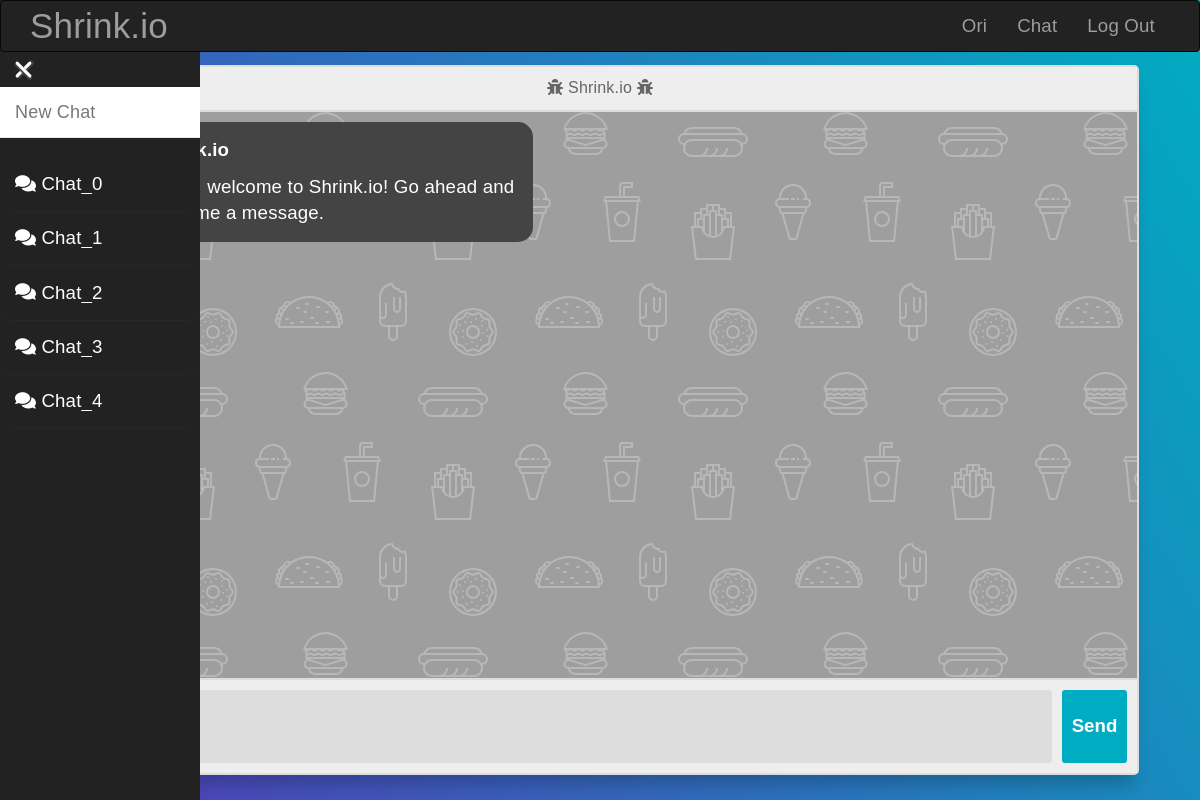
The page /chat (signed in) on the database its author committed.
### website/models.py (models this page shows, shortened)
class User(UserMixin, db.Model):
    __tablename__ = "users"
    id = db.Column(db.Integer, primary_key=True)
    username = db.Column(db.String(64), index=True)
    name = db.Column(db.String(64))
    lastname = db.Column(db.String(64))
    image_data = db.Column(db.LargeBinary, nullable=True)
    image_filename = db.Column(db.String(20), nullable=True, default="/static/image/default.png")
    password_hash = db.Column(db.String(128))
    otp_secret = db.Column(db.String(16))
    chats = db.relationship("Chat", backref=db.backref("chats", lazy=True)) # Creating a relationship with the User model
    @property
    def password(self):
        raise AttributeError("password is not a readable attribute")

class Chat(UserMixin, db.Model):
    __tablename__ = "chats"
    id = db.Column(db.Integer, primary_key=True)
    __name = db.Column(db.String(20), nullable=False)
    chat_json = db.Column(db.Text, nullable=False)
    user_id = db.Column(db.Integer, db.ForeignKey("users.id"))
    @property
    def chat(self):
        return loads(self.chat_json) if self.chat_json else []
    @property
    def name(self):
        return self.__name

### website/views.py (the view)
@views.route("/chat")
def chat():
    from .forms import ChatEdit
    if current_user.is_authenticated == False:
        return render_template("404.html", err_msg="Access Denied, Please Login First."), 404
    user = User.query.filter_by(username=current_user.username).first()
    if user is None:
        return redirect(url_for("views.index"))
    chat_name_form = ChatEdit()
    return render_template("chat.html", user=user, chat_data=-1, chat_id=-1, name_form=chat_name_form)

### website/forms.py
class ChatEdit(FlaskForm):
    name = StringField("Name", validators=[Length(1, 20)])

### website/__init__.py (called while the page is built)
def create_app():
    app = Flask(__name__)
    app.static_folder = "static"
    app.config.from_object("config")
    Bootstrap(app)
    db.init_app(app)
    login_manager = LoginManager()
    login_manager.login_view = "auth.login"
    login_manager.init_app(app)
    from .models import User
    create_database(app)
    @login_manager.user_loader
    def load_user(user_id):
        return User.query.get(int(user_id))
    app.register_error_handler(404, page_not_found)
    from .auth import auth as auth_blueprint
    app.register_blueprint(auth_blueprint)
    from .views import views as views_blueprint
    app.register_blueprint(views_blueprint)
    return app

### website/templates/chat.html (shortened to what this page needs)
{% extends "base.html" %}
{% import "bootstrap/wtf.html" as wtf %}
{% block page_content %}
<head>
  <link rel="stylesheet" href="{{ url_for('static', filename='styles/chat.css') }}">
</head>
{% with previous_chats=user.chats, name_form=name_form %}
  {% include "chat_side_navbar.html" %}
{% endwith %}
<div class="container body" style="padding-top:3vw;width: calc(100% - 1%); padding-top:30pt;">
      <section class="msger">
        <header class="msger-header">
          <div class="msger-header-title">
              <i class="fas fa-bug"></i> Shrink.io <i class="fas fa-bug"></i>
      </div>
    </header>
    <main class="msger-chat">
      {% if chat_data == -1  %}
      <div class="msg left-msg">
        <div class="msg-bubble">
          <div class="msg-info">
            <div class="msg-info-name">Shrink.io</div>
          </div>
          <div class="msg-text">
            Hi {{ user.name.title() }}, welcome to Shrink.io! Go ahead and send me a message.
          </div>
        </div>
      </div>
      {% endif %}
    </main>
    <form class="msger-inputarea">
        <textarea id="w3review" class="msger-input" id="textInput" name="w3review" rows="2" cols="20"></textarea>
      <button type="submit" class="msger-send-btn">Send</button>
    </form>
  </section>
</div>
{% endblock %}

### website/templates/base.html (shortened to what this page needs)
{% extends "bootstrap/base.html" %}
{% block navbar %}
<div class="navbar navbar-inverse" role="navigation" style="position: fixed; width:100%;z-index:3;">
    <div class="container">
        <div class="navbar-header">
            <a class="navbar-brand" style="font-size: 35px;" href="{{ url_for('views.index') }}">Shrink.io</a>
        </div>
        <div class="navbar-collapse collapse">
            <ul class="nav navbar-nav navbar-right">
                {% if current_user.is_authenticated %}
                <li><a href="{{ url_for('views.profile') }}">{{ current_user.username.title() }}</a></li>
                <li><a href="{{ url_for('views.chat') }}">Chat</a></li>
                <li><a href="{{ url_for('auth.logout') }}">Log Out</a></li>
                {% else %}
                <li><a href="{{ url_for('auth.login') }}">Log In</a></li>
                <li><a href="{{ url_for('auth.register') }}">Register</a></li>
                {% endif %}
            </ul>
        </div>
    </div>
</div>
{% endblock %}
{% block content %}
<div class="container">
    {% block page_content %}{% endblock %}
</div>
{% endblock %}

### website/templates/chat_side_navbar.html (shortened to what this page needs)
{% import "bootstrap/wtf.html" as wtf %}
{% block page_content %}
<head>
    <link rel="stylesheet" href="{{ url_for('static', filename='styles/chat.css') }}">
    <link rel="stylesheet" href="{{ url_for('static', filename='styles/chat_side_navbar.css') }}">
</head>
<div class="slide-button">
    <div class="bars-container change" id="msbo" onclick="barIconAnimate(this)">
        <div class="bar3"></div>
    </div>
</div>
<div class="msb" id="msb" style="padding-top:65pt; background:#222;">
    <nav class="navbar navbar-default" role="navigation">
        <div class="navbar-header">
            <div class="brand-wrapper">
                <div class="brand-name-wrapper">
                    <a class="navbar-brand" href="/chat">
                        New Chat
                    </a>
                </div>
            </div>
        </div>
        <div class="side-menu-container">
            <ul class="nav navbar-nav">
                {% for chat in previous_chats %}
                    <li class="prev-chat" style="white-space: nowrap; padding-top:10pt; padding-bottom:10pt;">
                        <a href="{{ url_for('views.get_chat', chat_id=chat.id) }}" id="{{ chat.id }}" style="display:inline;" name={{ chat.name }} draggable="false">
                            <i class="fas fa-duotone fa-comments"></i>
                            {{ name_form.name(value=chat.name, style="all:unset; width:55%;", class="name_input", readonly=True) }}
                        </a>
                    </li>
                {% endfor %}
            </ul>
        </div>
    </nav>
</div>
{% endblock %}

### website/static/styles/chat.css (style rules this page uses)
:root { --body-bg: linear-gradient(135deg, #f5f7fa 0%, #c3cfe2 100%); --msger-bg: #fff; --border: 2px solid #ddd; --left-msg-bg: #444; --right-msg-bg: #579ffb; }
html { box-sizing: border-box; }
*, *:before, *:after { margin: 0; padding: 0; box-sizing: inherit; }
.body { display: flex; justify-content: center; align-items: center; height: 100vh; width: 90%; }
body { background: linear-gradient(60deg, rgba(84,58,183,1) 0%, rgba(0,172,193,1) 100%); background-size: auto; background-attachment: fixed; color: white; }
.msger { display: flex; flex-flow: column wrap; justify-content: space-between; width: 100%; margin: 25px 10px; height: calc(100% - 50px); border: var(--border); border-radius: 5px; background: var(--msger-bg); box-shadow: 0 15px 15px -5px rgba(0, 0, 0, 0.2); }
.msger-header { font-size: medium; justify-content: space-between; padding: 10px; text-align: center; border-bottom: var(--border); background: #eee; color: #666; }
.msger-chat { flex: 1; overflow-y: auto; padding: 10px; }
.msg { display: flex; align-items: flex-end; margin-bottom: 10px; }
.msg-text { width: fit-content; white-space: normal; overflow-wrap: break-all; word-wrap: break-all; word-break: break-all; }
.msg-bubble { max-width: 300pt; padding: 15px; border-radius: 15px; background: var(--left-msg-bg); }
.msg-info { display: flex; justify-content: space-between; align-items: center; margin-bottom: 10px; }
.msg-info-name { margin-right: 10px; font-weight: bold; }
.left-msg .msg-bubble { border-bottom-left-radius: 0; }
.msger-inputarea { display: flex; padding: 10px; border-top: var(--border); background: #eee; color: #444; }
.msger-inputarea * { padding: 10px; border: none; border-radius: 3px; font-size: 1em; }
.msger-input { flex: 1; background: #ddd; }
.msger-send-btn { margin-left: 10px; background: rgb(0, 172,193); color: #fff; font-weight: bold; cursor: pointer; transition: background 0.23s; }
.msger-chat { background-color: rgba(62, 62, 62, 0.5); animation: shine 100s linear infinite; }
textarea { resize: none; }

### website/static/styles/chat_side_navbar.css (style rules this page uses)
body { background-color: #fff; font-family: Arial, sans-serif; font-size: 14pt; letter-spacing: 0.01em; color: #fff; }
.navbar-default { background-color: #fff; margin-left: 150pt; }
a, a:focus, a:hover { text-decoration: none; }
.msb, .mnb { -moz-animation: slidein 300ms forwards; -o-animation: slidein 300ms forwards; -webkit-animation: slidein 300ms forwards; animation: slidein 300ms forwards; -webkit-transform-style: preserve-3d; transform-style: preserve-3d; }
.bars-container { display: inline-block; cursor: pointer; }
.bar1 , .bar2 , .bar3 { width: 21px; height: 3px; background: #fff; margin: 6px 0; transition: 0.4s; border-radius:3px; box-shadow: 1px 1px 1px 1px #444; }
.change .bar3 { transform: translate(0, -9px) rotate(45deg); }
.slide-button { position: absolute; top: 40pt; left: 10pt; width: auto; height: auto; z-index:2; }
.prev-chat { width: auto; border-bottom: 1pt solid rgba(44, 44, 44, 0.5); border-radius: 10pt; -webkit-user-select: none; -ms-user-select: none; user-select: none; }

### rows shown on the page
User: username "Ori"
Chat: name "Chat_0"
Chat: name "Chat_1"
Chat: name "Chat_2"
Chat: name "Chat_3"
Chat: name "Chat_4"
